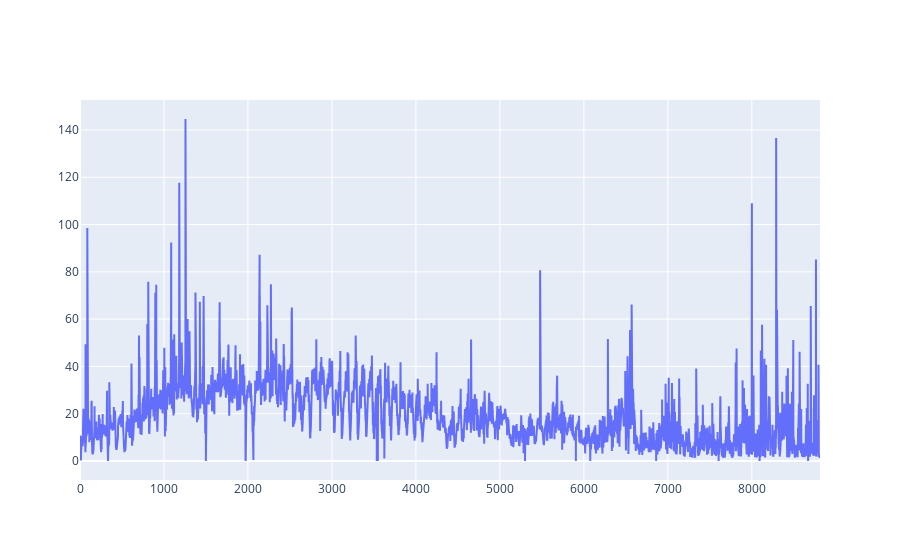

Source (notebook cell):
### Code cell
### 이상치 평균으로 대체
data_yp_35 = data_yp[data_yp["Month"].isin([3,4,5])].reset_index(drop=True)
data_yp_35.loc[5893, target] = np.round(data_yp_35.loc[5883:5892, target].mean(), 2)
data_yp_35.loc[5894, target] = np.round(data_yp_35.loc[5884:5893, target].mean(), 2)
go.Figure(data = go.Scatter(y = data_yp_35[target], x = data_yp.index, mode='lines'))

### Figure 1 — Plotly figure (JSON) as saved in the notebook; plotly's stock layout.template omitted (floating-point values rounded to 4 significant figures; data arrays with more than 128 entries replaced by an {"elided": "..."} marker saying what was removed)
{"data": [{"mode": "lines", "type": "scatter", "x": {"elided": "18255 int values"}, "y": {"elided": "8813 float values"}}], "layout": {"autosize": true, "xaxis": {"autorange": true, "range": [0, 8812], "type": "linear"}, "yaxis": {"autorange": true, "range": [-8.036, 152.7], "type": "linear"}}}
